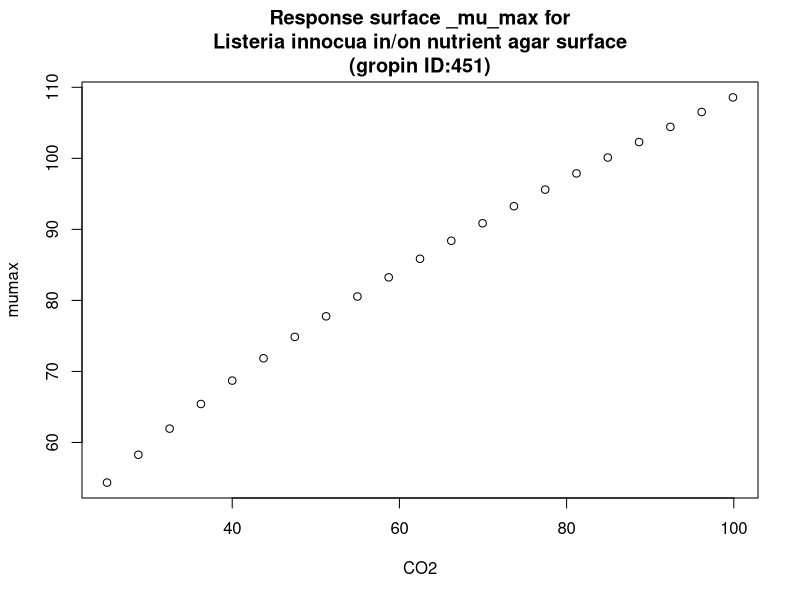

This chart was generated by the following R code:
#############################
# start of Parameter script
#############################
CO2 <- seq(25.025,99.9000999000999,length.out=21)
#############################
# end of Parameter script
#############################
############################# 
# start of Model script Gropin ID 451 
#############################
 
# constant coefficients for this model
 
variables <- data.frame(CO2)
argumentsPar <- unique.data.frame(expand.grid(variables))
 
# heart of the model
response_surface <- function(CO2) {
   mumax <-sqrt(118*(CO2+0.007))

	return(mumax=mumax)
} 

# output parameters
responseSurface <- cbind(argumentsPar,response_surface(argumentsPar['CO2']))
colnames(responseSurface) <- c(colnames(argumentsPar),'mumax')
#############################
# End of Model script
#############################
############################# 
# start of Visualisation script Gropin ID 451 
#############################
titleText <-'Response surface _mu_max for
Listeria innocua in/on nutrient agar surface
(gropin ID:451)'
plot(CO2,responseSurface$'mumax',xlab='CO2',
                          ylab='mumax',main=titleText)
#############################
# End of Visualisation script
#############################
